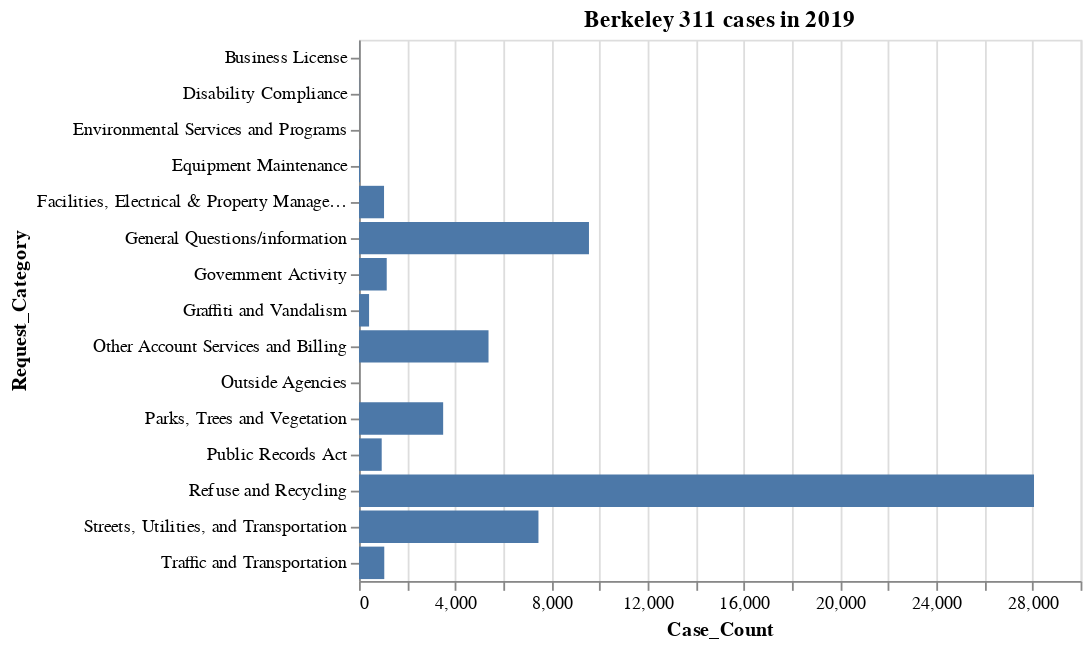

The notebook cell saved with this chart:
### Markdown cell above
#### Let's visualize this summary table!

Before we run the Altair code below, let's take a closer look:

```python
alt.Chart(category_counts_2019).mark_bar().encode(
    x='Case_Count',
    y='Request_Category'
).properties(
    title='Berkeley 311 cases in 2019'
)
```
The first part of the code `alt.Chart()` requires you to fill the first argument with a dataframe, in this case `category_counts_2019`.

The next part of the code `mark_bar()` specifies a bar chart. (If you want a line chart, you'd use `mark_line()`.)

After that, `.encode()` tells Altair which columns to use for the `x` and `y` axes.

If you want to add a title, you'd use Altair's `.properties()` method.

### Code cell
alt.Chart(category_counts_2019).mark_bar().encode(
    x='Case_Count',
    y='Request_Category'
).properties(
    title='Berkeley 311 cases in 2019'
)

### Figure 1 — Vega-Lite specification as saved in the notebook (floating-point values rounded to 4 significant figures)
{"config": {"view": {"continuousWidth": 400, "continuousHeight": 300}}, "data": {"name": "data-9482feafb6d8e07e0407a15a37fd87d4"}, "mark": "bar", "encoding": {"x": {"field": "Case_Count", "type": "quantitative"}, "y": {"field": "Request_Category", "type": "nominal"}}, "title": "Berkeley 311 cases in 2019", "$schema": "https://vega.github.io/schema/vega-lite/v4.17.0.json", "datasets": {"data-9482feafb6d8e07e0407a15a37fd87d4": [{"Request_Category": "Refuse and Recycling", "Case_Count": 28063}, {"Request_Category": "General Questions/information", "Case_Count": 9561}, {"Request_Category": "Streets, Utilities, and Transportation", "Case_Count": 7461}, {"Request_Category": "Other Account Services and Billing", "Case_Count": 5385}, {"Request_Category": "Parks, Trees and Vegetation", "Case_Count": 3499}, {"Request_Category": "Government Activity", "Case_Count": 1153}, {"Request_Category": "Traffic and Transportation", "Case_Count": 1051}, {"Request_Category": "Facilities, Electrical & Property Management", "Case_Count": 1041}, {"Request_Category": "Public Records Act", "Case_Count": 944}, {"Request_Category": "Graffiti and Vandalism", "Case_Count": 419}, {"Request_Category": "Equipment Maintenance", "Case_Count": 43}, {"Request_Category": "Disability Compliance", "Case_Count": 8}, {"Request_Category": "Business License", "Case_Count": 3}, {"Request_Category": "Environmental Services and Programs", "Case_Count": 1}, {"Request_Category": "Outside Agencies", "Case_Count": 1}]}}
